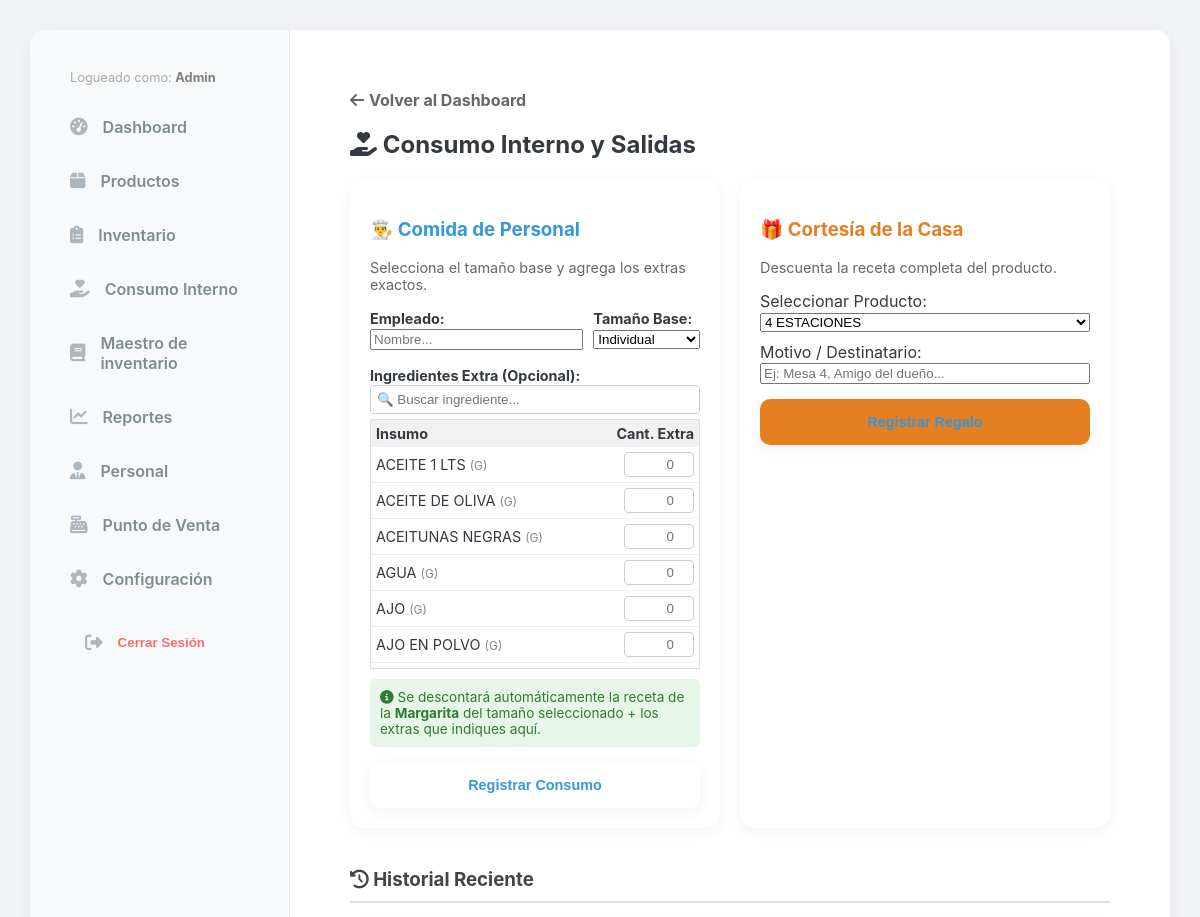
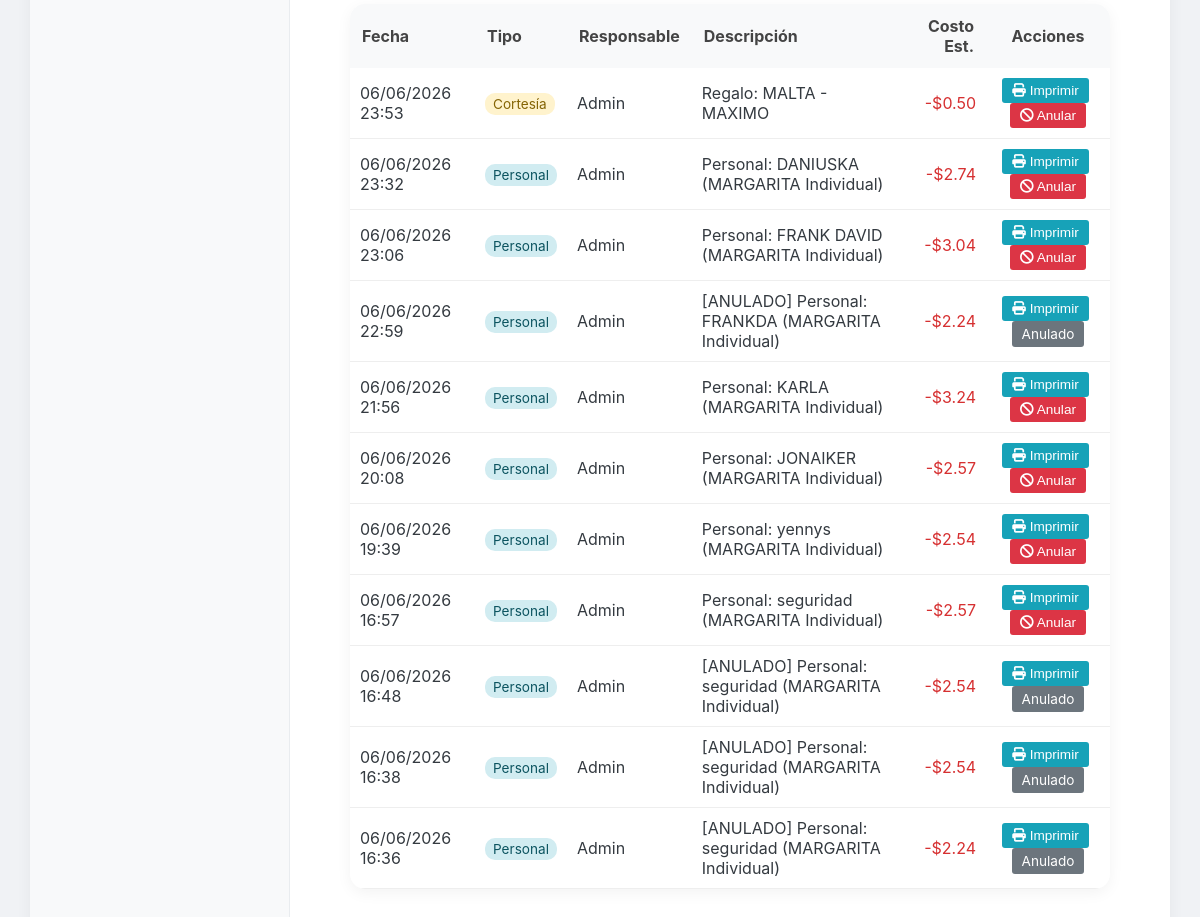
The app's page /inventory/salidas-especiales/ (signed in) with its own data (2 pictures, top to bottom).
### inventory/models.py (models this page shows, shortened)
class Insumo(models.Model):
    nombre = models.CharField(max_length=200)
    categoria = models.ForeignKey(CategoriaInsumo, on_delete=models.SET_NULL, null=True)
    unidad = models.ForeignKey(UnidadMedida, on_delete=models.PROTECT, verbose_name="Unidad Base")
    precio_venta_extra = models.DecimalField(max_digits=10, decimal_places=2, default=0.00, verbose_name="Precio de Venta Extra ($)")
    cantidad_porcion_extra = models.DecimalField(max_digits=10, decimal_places=4, default=0.00, help_text="Cantidad a descontar por cada extra vendido (Ej: 0.050 para 50g)")
    peso_standar = models.DecimalField(
        max_digits=12,
        decimal_places=3,
        default=1,
        verbose_name="Peso por Unidad de Compra (Gr/Ml)"
    )
    precio_mercado = models.DecimalField(max_digits=12, decimal_places=2, default=0, verbose_name="Costo de la Unidad ($)")
    merma_porcentaje = models.DecimalField(max_digits=5, decimal_places=2, default=0, verbose_name="% Merma")
    rendimiento = models.DecimalField(
        max_digits=12,
        decimal_places=3,
        default=1,
        verbose_name="Rendimiento (Cantidad Final Producida)"
    )
    costo_unitario = models.DecimalField(max_digits=12, decimal_places=6, default=0, verbose_name="Costo Real x Gramo")
    stock_actual = models.DecimalField(max_digits=12, decimal_places=3, default=0)
    stock_minimo = models.DecimalField(max_digits=12, decimal_places=3, default=500)
    es_insumo_compuesto = models.BooleanField(default=False)
    es_extra = models.BooleanField(
        default=False,
        verbose_name="¿Se vende como Extra?",
        help_text="Marca esta casilla si este ingrediente puede ser agregado como extra en un producto."
    )

class UnidadMedida(models.Model):
    nombre = models.CharField(max_length=50)
    codigo = models.CharField(max_length=10)
    factor = models.DecimalField(max_digits=10, decimal_places=4, default=1, help_text="1 para Gramos/ML. 1000 para KG/L.")

class ConsumoInterno(models.Model):
    TIPOS = [
        ('PERSONAL', 'Comida de Personal'),
        ('CORTESIA', 'Cortesía / Regalo'),
        ('MERMA', 'Merma / Dañado'),
    ]
    tipo = models.CharField(max_length=20, choices=TIPOS)
    fecha = models.DateTimeField(auto_now_add=True)
    usuario = models.ForeignKey(User, on_delete=models.SET_NULL, null=True)
    descripcion = models.CharField(max_length=255)
    costo_estimado = models.DecimalField(max_digits=10, decimal_places=2, default=0)

### inventory/views.py (the view, shortened to what this page needs)
# urls.py: path('salidas-especiales/', views.salidas_especiales_view, name='salidas_especiales'),
def salidas_especiales_view(request):
    productos = Producto.objects.all().order_by('nombre')
    ingredientes_extra = Insumo.objects.filter(es_insumo_compuesto=False).order_by('nombre')
    historial = ConsumoInterno.objects.all().order_by('-fecha')[:20]
    return render(request, 'inventory/salidas_especiales.html', {
        'productos': productos,
        'ingredientes': ingredientes_extra,
        'historial': historial
    })

### inventory/templates/inventory/salidas_especiales.html (shortened to what this page needs)
{% extends 'base.html' %}
{% block content %}
<div class="container" style="padding: 20px;">
    <div style="margin-bottom: 15px;">
         <a href="{% url 'panel_control' %}" style="text-decoration: none; color: #666; font-weight: bold; display: inline-flex; align-items: center; gap: 5px;">
            <i class="fas fa-arrow-left"></i> Volver al Dashboard
        </a>
    </div>
    <h2><i class="fas fa-hand-holding-heart"></i> Consumo Interno y Salidas</h2>
    <div style="display: grid; grid-template-columns: 1fr 1fr; gap: 20px; margin-top: 20px;">
        <div class="card-style" style="padding: 20px;">
            <h3 style="color: var(--primary-blue);">👨‍🍳 Comida de Personal</h3>
            <p style="font-size: 0.9em; color: #666;">Selecciona el tamaño base y agrega los extras exactos.</p>
            <form method="POST" onsubmit="mostrarAlertaImpresion()">
                <div style="display: grid; grid-template-columns: 2fr 1fr; gap: 10px; margin-bottom: 15px;">
                    <div>
                        <label style="font-weight: bold; font-size: 0.9em;">Empleado:</label>
                        <input type="text" name="empleado_nombre" class="form-control" placeholder="Nombre..." required style="width: 100%;">
                    </div>
                    <div>
                        <label style="font-weight: bold; font-size: 0.9em;">Tamaño Base:</label>
                        <select name="tamano_pizza" class="form-control" style="width: 100%;" required>
                            <option value="IND">Individual</option>
                        </select>
                    </div>
                </div>
                <label style="font-weight: bold; font-size: 0.9em;">Ingredientes Extra (Opcional):</label>
                <input type="text" id="buscador-ingredientes" placeholder="🔍 Buscar ingrediente..."
                       style="width: 100%; padding: 6px; margin-bottom: 5px; border: 1px solid #ccc; border-radius: 4px;"
                       onkeyup="filtrarIngredientes()">
                <div id="lista-ingredientes" style="max-height: 250px; overflow-y: auto; border: 1px solid #ddd; background: #fff;">
                    <table style="width: 100%; border-collapse: collapse; font-size: 0.9em;">
                        <thead style="background: #f1f1f1; position: sticky; top: 0;">
                            <tr>
                                <th style="padding: 5px; text-align: left;">Insumo</th>
                                <th style="padding: 5px; text-align: right;">Cant. Extra</th>
                            </tr>
                        </thead>
                        <tbody>
                            {% for ing in ingredientes %}
                            <tr class="item-ingrediente" style="border-bottom: 1px solid #eee;">
                                <td style="padding: 5px;">
                                    {{ ing.nombre }} <small style="color: #888;">({{ ing.unidad.codigo }})</small>
                                </td>
                                <td style="padding: 5px; text-align: right;">
                                    <input type="number" name="extra_cantidad" class="input-cantidad"
                                           placeholder="0" step="0.01" min="0"
                                           style="width: 70px; text-align: right; padding: 4px; border: 1px solid #ccc; border-radius: 4px;">
                                </td>
                            </tr>
                            {% empty %}
                            <tr><td colspan="2" style="padding: 10px; text-align: center;">No hay insumos disponibles.</td></tr>
                            {% endfor %}
                        </tbody>
                    </table>
                </div>
                <div style="background: #e8f5e9; padding: 10px; margin-top: 10px; border-radius: 5px; font-size: 0.85em; color: #2e7d32;">
                    <i class="fas fa-info-circle"></i> Se descontará automáticamente la receta de la <b>Margarita</b> del tamaño seleccionado + los extras que indiques aquí.
                </div>
                <button type="submit" class="action-btn" style="width: 100%; margin-top: 15px;">Registrar Consumo</button>
            </form>
        </div>
        <div class="card-style" style="padding: 20px;">
            <h3 style="color: #e67e22;">🎁 Cortesía de la Casa</h3>
            <p style="font-size: 0.9em; color: #666;">Descuenta la receta completa del producto.</p>
            <form method="POST" onsubmit="mostrarAlertaImpresion()">
                <label>Seleccionar Producto:</label>
                <select name="producto_regalo" class="form-control" style="width: 100%; margin-bottom: 10px;" required>
                    {% for prod in productos %}
                        <option value="{{ prod.id }}">{{ prod.nombre }}</option>
                    {% endfor %}
                </select>
                <label>Motivo / Destinatario:</label>
                <input type="text" name="nota" class="form-control" placeholder="Ej: Mesa 4, Amigo del dueño..." required style="width: 100%; margin-bottom: 15px;">
                <button type="submit" class="action-btn" style="width: 100%; background-color: #e67e22;">Registrar Regalo</button>
            </form>
        </div>
    </div>
        <div style="margin-top: 40px;">
            <h3 style="color: #444; border-bottom: 2px solid #ddd; padding-bottom: 10px;">
                <i class="fas fa-history"></i> Historial Reciente
            </h3>
            <div class="card-style" style="padding: 0; overflow-x: auto;">
                <table style="width: 100%; border-collapse: collapse;">
                    <thead style="background: #f8f9fa; color: #444;">
                        <tr>
                            <th style="padding: 12px; text-align: left;">Fecha</th>
                            <th style="padding: 12px; text-align: left;">Tipo</th>
                            <th style="padding: 12px; text-align: left;">Responsable</th>
                            <th style="padding: 12px; text-align: left;">Descripción</th>
                            <th style="padding: 12px; text-align: right;">Costo Est.</th>
                            <th style="padding: 12px; text-align: center;">Acciones</th>
                        </tr>
                    </thead>
                    <tbody>
                        {% for item in historial %}
                        <tr style="border-bottom: 1px solid #eee;">
                            <td style="padding: 10px;">{{ item.fecha|date:"d/m/Y H:i" }}</td>
                            <td style="padding: 10px;">
                                {% if item.tipo == 'PERSONAL' %}
                                    <span style="background: #d1ecf1; color: #0c5460; padding: 3px 8px; border-radius: 10px; font-size: 0.85em;">Personal</span>
                                {% elif item.tipo == 'CORTESIA' %}
                                    <span style="background: #fff3cd; color: #856404; padding: 3px 8px; border-radius: 10px; font-size: 0.85em;">Cortesía</span>
                                {% else %}
                                    <span style="background: #f8d7da; color: #721c24; padding: 3px 8px; border-radius: 10px; font-size: 0.85em;">Merma</span>
                                {% endif %}
                            </td>
                            <td style="padding: 10px;">{{ item.usuario.username|title }}</td>
                            <td style="padding: 10px;">{{ item.descripcion }}</td>
                            <td style="padding: 10px; text-align: right; color: #d63031;">-${{ item.costo_estimado }}</td>
                            <td style="padding: 10px; text-align: center;">
                                <button type="button" onclick="abrirDocumentoPDF('{{ item.id }}')" style="padding: 5px 10px; background-color: #17a2b8; color: white; border: none; border-radius: 3px; cursor: pointer; font-size: 0.85em; margin-right: 5px;" title="Ver Documento PDF">
                                    <i class="fas fa-print"></i> Imprimir
                                </button>
                                {% if "[ANULADO]" not in item.descripcion %}
                                <form action="{% url 'anular_consumo_interno' item.id %}" method="POST" style="display:inline;" onsubmit="return confirm('¿Estás seguro de anular esta salida y devolver los productos al inventario?');">
                                    <button type="submit" style="padding: 5px 10px; background-color: #dc3545; color: white; border: none; border-radius: 3px; cursor: pointer; font-size: 0.85em;">
                                        <i class="fas fa-ban"></i> Anular
                                    </button>
                                </form>
                                {% else %}
                                <span style="padding: 5px 10px; background-color: #6c757d; color: white; border-radius: 3px; display: inline-block; font-size: 0.85em;">Anulado</span>
                                {% endif %}
                            </td>
                        </tr>
                        {% empty %}
                        <tr>
                            <td colspan="6" style="padding: 20px; text-align: center; color: #999;">
                                No hay registros recientes.
                            </td>
                        </tr>
                        {% endfor %}
                    </tbody>
                </table>
            </div>
        </div>
    </div>
</div>
{% endblock %}

### templates/base.html (shortened to what this page needs)
{% load static %}
<!DOCTYPE html>
<html lang="es">
<head>
    <link rel="stylesheet" href="{% static 'css/style.css' %}">
    <link rel="stylesheet" href="https://cdnjs.cloudflare.com/ajax/libs/font-awesome/6.4.0/css/all.min.css">
</head>
<body class="light-theme">
    <div class="dashboard-layout">
        <div class="main-app-container card-style">
            <aside class="sidebar">
                <nav class="sidebar-nav">
                    <div style="padding: 10px 20px; color: #aaa; font-size: 0.8em;">
                            Logueado como: <strong style="color: grey;">{{ user.username|title }}</strong>
                    </div>
                    <a href="{% url 'panel_control' %}" class="sidebar-link">
                       <i class="fas fa-tachometer-alt"></i> Dashboard
                    </a>
                    <a href="{% url 'product_list' %}" class="sidebar-link">
                       <i class="fas fa-box"></i> Productos
                    </a>
                    <a href="{% url 'inventory_index' %}" class="sidebar-link">
                       <i class="fas fa-clipboard-list"></i> Inventario
                    </a>
                    <a href="{% url 'salidas_especiales' %}" class="sidebar-link">
                        <i class="fas fa-hand-holding-heart"></i> Consumo Interno
                    </a>
                    <a href="{% url 'maestro_list' %}" class="sidebar-link">
                        <i class="fas fa-book"></i> Maestro de inventario
                    </a>
                    <a href="{% url 'reportes_index' %}" class="sidebar-link">
                        <i class="fas fa-chart-line"></i> Reportes
                    </a>
                    {% if request.user.is_superuser or request.user.is_staff %}
                        <a href="{% url 'staff_list' %}" class="sidebar-link">
                        <i class="fas fa-user-tie"></i> Personal
                        </a>
                    {% endif %}
                    <a href="{% url 'index' %}" class="sidebar-link">
                       <i class="fas fa-cash-register"></i> Punto de Venta
                    </a>
                    <a href="{% url 'configuracion_menu' %}" class="sidebar-link">
                        <i class="fas fa-cog"></i> Configuración
                    </a>
                    <div style="margin-top: auto; border-top: 1px solid rgba(255,255,255,0.1); padding-top: 10px;">
                        <form action="{% url 'logout' %}" method="post" style="padding: 0 15px;">
                            <button type="submit" class="sidebar-link" style="background: none; border: none; width: 100%; text-align: left; color: #ff6b6b; cursor: pointer;">
                                <i class="fas fa-sign-out-alt"></i> Cerrar Sesión
                            </button>
                        </form>
                    </div>
                </nav>
            </aside>
            <main class="main-content-area">
                {% block content %}
                {% endblock %}
        </div>
</body>
</html>

### records on screen
Insumo: nombre "ACEITE 1 LTS", unidad.codigo "G"
Insumo: nombre "ACEITE DE OLIVA", unidad.codigo "G"
Insumo: nombre "ACEITUNAS NEGRAS", unidad.codigo "G"
Insumo: nombre "AGUA", unidad.codigo "G"
Insumo: nombre "AJO", unidad.codigo "G"
Insumo: nombre "AJO EN POLVO", unidad.codigo "G"
ConsumoInterno: fecha "06/06/2026 23:53", tipo "Cortesía", usuario.username "Admin", descripcion "Regalo: MALTA - MAXIMO", costo_estimado "0.50", shows "Anular"
ConsumoInterno: fecha "06/06/2026 23:32", tipo "Personal", usuario.username "Admin", descripcion "Personal: DANIUSKA (MARGARITA Individual)", costo_estimado "2.74", shows "Anular"
ConsumoInterno: fecha "06/06/2026 23:06", tipo "Personal", usuario.username "Admin", descripcion "Personal: FRANK DAVID (MARGARITA Individual)", costo_estimado "3.04", shows "Anular"
ConsumoInterno: fecha "06/06/2026 22:59", tipo "Personal", usuario.username "Admin", descripcion "[ANULADO] Personal: FRANKDA (MARGARITA Individual)", costo_estimado "2.24", shows "Anulado"
ConsumoInterno: fecha "06/06/2026 21:56", tipo "Personal", usuario.username "Admin", descripcion "Personal: KARLA (MARGARITA Individual)", costo_estimado "3.24", shows "Anular"
ConsumoInterno: fecha "06/06/2026 20:08", tipo "Personal", usuario.username "Admin", descripcion "Personal: JONAIKER (MARGARITA Individual)", costo_estimado "2.57", shows "Anular"
ConsumoInterno: fecha "06/06/2026 19:39", tipo "Personal", usuario.username "Admin", descripcion "Personal: yennys (MARGARITA Individual)", costo_estimado "2.54", shows "Anular"
ConsumoInterno: fecha "06/06/2026 16:57", tipo "Personal", usuario.username "Admin", descripcion "Personal: seguridad (MARGARITA Individual)", costo_estimado "2.57", shows "Anular"
ConsumoInterno: fecha "06/06/2026 16:48", tipo "Personal", usuario.username "Admin", descripcion "[ANULADO] Personal: seguridad (MARGARITA Individual)", costo_estimado "2.54", shows "Anulado"
ConsumoInterno: fecha "06/06/2026 16:38", tipo "Personal", usuario.username "Admin", descripcion "[ANULADO] Personal: seguridad (MARGARITA Individual)", costo_estimado "2.54", shows "Anulado"
ConsumoInterno: fecha "06/06/2026 16:36", tipo "Personal", usuario.username "Admin", descripcion "[ANULADO] Personal: seguridad (MARGARITA Individual)", costo_estimado "2.24", shows "Anulado"

### other values on screen
{{ user.username|title }} "Admin"
form field producto_regalo "4 ESTACIONES"
